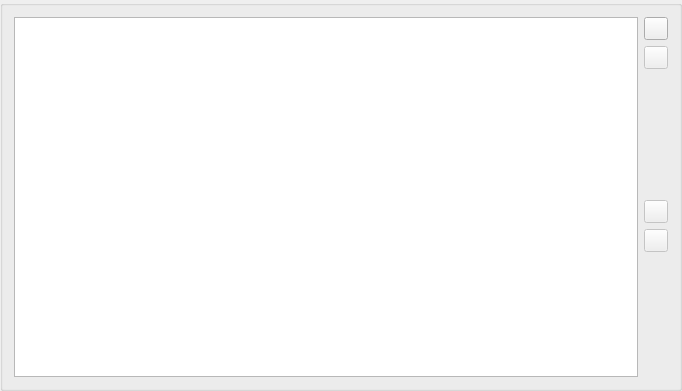
<?xml version="1.0" encoding="UTF-8"?>
<ui version="4.0">
 <class>AdbCommandsWidget</class>
 <widget class="QGroupBox" name="AdbCommandsWidget">
  <property name="geometry">
   <rect>
    <x>0</x>
    <y>0</y>
    <width>682</width>
    <height>391</height>
   </rect>
  </property>
  <property name="windowTitle">
   <string>Widget</string>
  </property>
  <property name="title">
   <string/>
  </property>
  <layout class="QGridLayout" name="gridLayout">
   <item row="2" column="1">
    <spacer name="verticalSpacer">
     <property name="orientation">
      <enum>Qt::Vertical</enum>
     </property>
     <property name="sizeHint" stdset="0">
      <size>
       <width>20</width>
       <height>40</height>
      </size>
     </property>
    </spacer>
   </item>
   <item row="0" column="0" rowspan="6">
    <widget class="QListView" name="commandsView">
     <property name="sizePolicy">
      <sizepolicy hsizetype="Expanding" vsizetype="Expanding">
       <horstretch>0</horstretch>
       <verstretch>0</verstretch>
      </sizepolicy>
     </property>
     <property name="defaultDropAction">
      <enum>Qt::MoveAction</enum>
     </property>
     <property name="movement">
      <enum>QListView::Snap</enum>
     </property>
    </widget>
   </item>
   <item row="3" column="1">
    <widget class="QToolButton" name="moveUpButton">
     <property name="enabled">
      <bool>false</bool>
     </property>
     <property name="text">
      <string/>
     </property>
     <property name="arrowType">
      <enum>Qt::NoArrow</enum>
     </property>
    </widget>
   </item>
   <item row="5" column="1">
    <spacer name="verticalSpacer_2">
     <property name="orientation">
      <enum>Qt::Vertical</enum>
     </property>
     <property name="sizeHint" stdset="0">
      <size>
       <width>20</width>
       <height>40</height>
      </size>
     </property>
    </spacer>
   </item>
   <item row="0" column="1">
    <widget class="QToolButton" name="addButton">
     <property name="text">
      <string/>
     </property>
    </widget>
   </item>
   <item row="4" column="1">
    <widget class="QToolButton" name="moveDownButton">
     <property name="enabled">
      <bool>false</bool>
     </property>
     <property name="text">
      <string/>
     </property>
     <property name="arrowType">
      <enum>Qt::NoArrow</enum>
     </property>
    </widget>
   </item>
   <item row="1" column="1">
    <widget class="QToolButton" name="removeButton">
     <property name="enabled">
      <bool>false</bool>
     </property>
     <property name="text">
      <string/>
     </property>
    </widget>
   </item>
  </layout>
 </widget>
 <layoutdefault spacing="6" margin="11"/>
 <tabstops>
  <tabstop>commandsView</tabstop>
  <tabstop>addButton</tabstop>
  <tabstop>removeButton</tabstop>
  <tabstop>moveUpButton</tabstop>
  <tabstop>moveDownButton</tabstop>
 </tabstops>
 <resources/>
 <connections/>
</ui>
